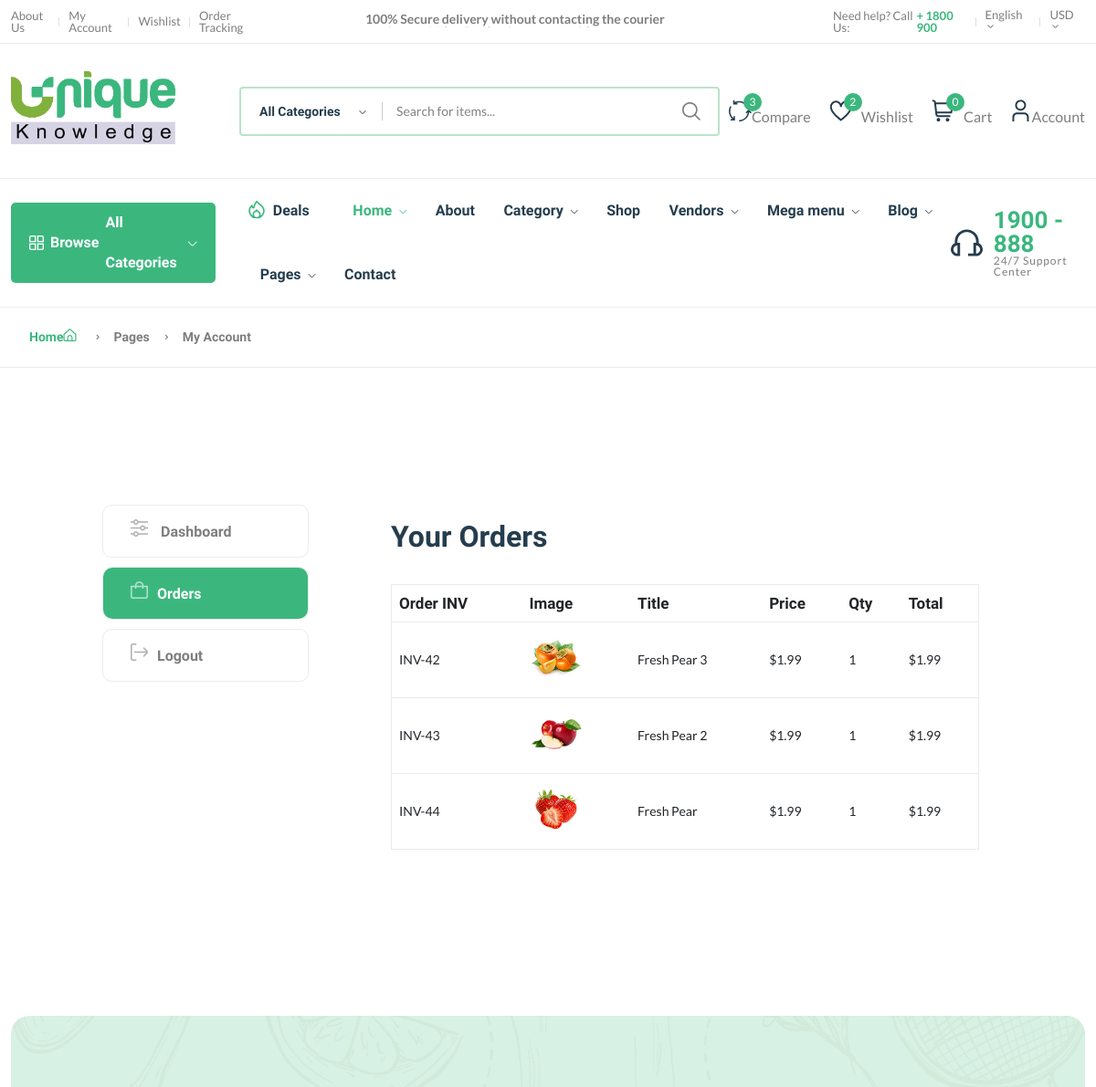
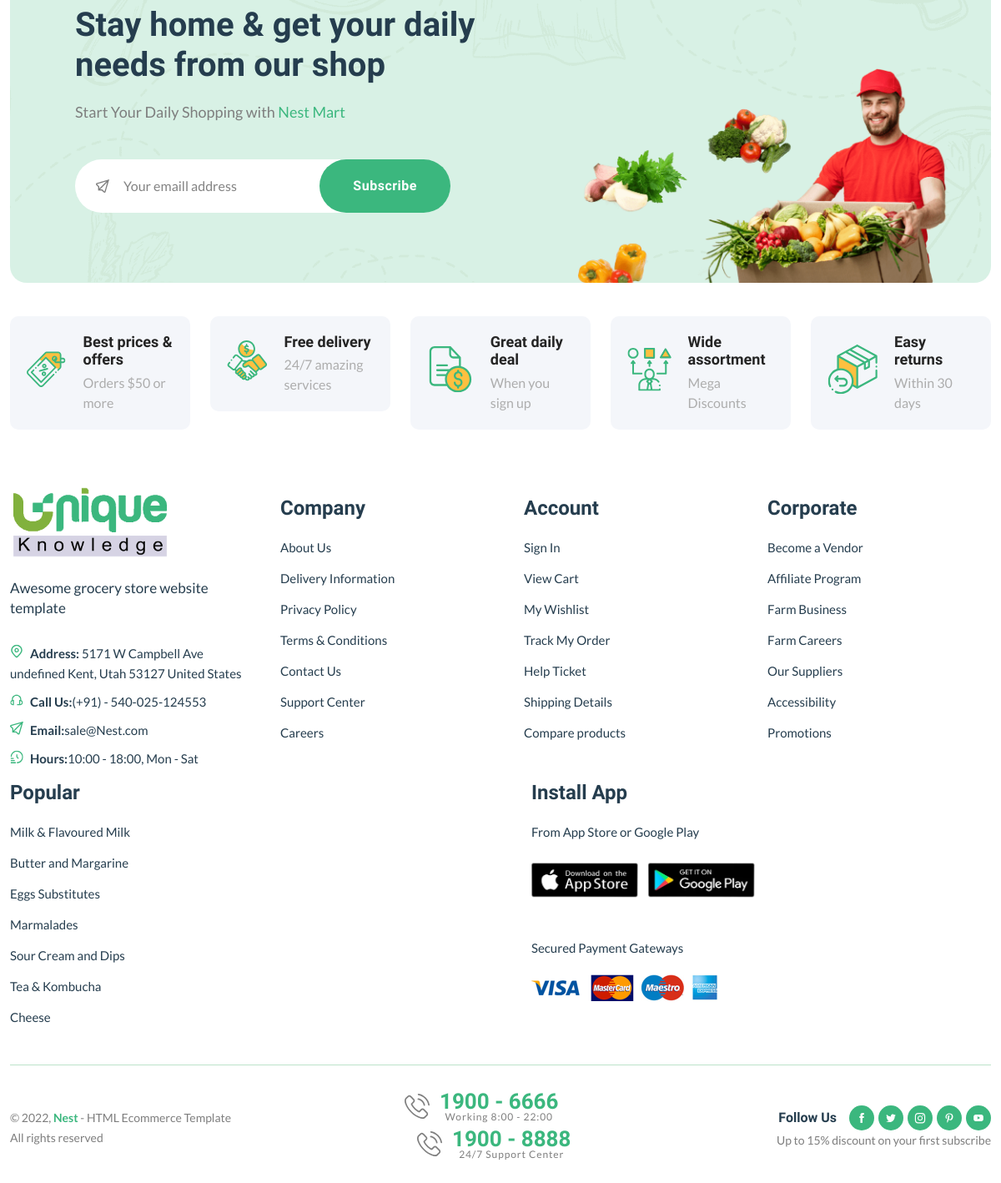
The page /dashboard/order/23 (signed in) on the database its author committed (2 pictures, top to bottom).
### core/models.py (models this page shows, shortened)
class CartOrderItems(models.Model):
    order = models.ForeignKey(CartOrder, on_delete=models.CASCADE)
    invoice_no = models.CharField(max_length=200)
    product_status = models.CharField(max_length=200)
    item = models.CharField(max_length=200)
    image = models.CharField(max_length=200)
    qty = models.IntegerField(default=0)
    price = models.DecimalField(max_digits=99999999999999, decimal_places=2, default="1.99")
    total = models.DecimalField(max_digits=99999999999999, decimal_places=2, default="1.99")
    class Meta:
        verbose_name_plural = "Cart Order Items"

### core/views.py (the view)
# urls.py: path("dashboard/order/<int:id>", order_detail, name="order-detail"),
def order_detail(request, id):
    order = CartOrder.objects.get(user=request.user, id=id)
    order_items = CartOrderItems.objects.filter(order=order)
    context = {
        "order_items": order_items,
    }
    return render(request, 'core/order-detail.html', context)

### core/context_processor.py (called while the page is built)
def default(request):
    categories = Category.objects.all()
    vendors = Vendor.objects.all()
    min_max_price = Product.objects.aggregate(Min("price"), Max("price"))
    try:
        wishlist = Wishlist.objects.filter(user=request.user)
    except:
        messages.warning(request, "You Need to login accessing your wishlist")
        wishlist = 0
    try:
        address = Address.objects.get(user=request.user)
    except:
        address = None
    return {
        'categories': categories,
        'wishlist': wishlist,
        'address': address,
        'vendors': vendors,
        'min_max_price': min_max_price,
    }

### templates/core/order-detail.html (shortened to what this page needs)
{% extends "partials/base.html" %} {% load static %} {% block content %}
<main class="main pages">
    <div class="page-header breadcrumb-wrap">
        <div class="container">
            <div class="breadcrumb">
                <a href="index.html" rel="nofollow"
                >Home<i class="fi-rs-home mr-5"></i
                ></a>
                <span></span> Pages <span></span> My Account
            </div>
        </div>
    </div>
    <div class="page-content pt-150 pb-150">
        <div class="container">
            <div class="row">
                <div class="col-lg-10 m-auto">
                    <div class="row">
                        <div class="col-md-3">
                            <div class="dashboard-menu">
                                <ul class="nav flex-column" role="tablist">
                                    <li class="nav-item">
                                        <a
                                                class="nav-link" href="{% url 'core:dashboard' %}"><i
                                                class="fi-rs-settings-sliders mr-10"></i>
                                            Dashboard</a
                                        >
                                    </li>
                                    <li class="nav-item ">
                                        <a
                                                class="nav-link active"
                                                id="orders-tab"
                                                data-bs-toggle="tab"
                                                href="#orders"
                                                role="tab"
                                                aria-controls="orders"
                                                aria-selected="false"
                                        ><i class="fi-rs-shopping-bag mr-10"></i>Orders</a
                                        >
                                    </li>
                                    <li class="nav-item">
                                        <a class="nav-link" href="{% url 'userauths:sign-out' %}"
                                        ><i class="fi-rs-sign-out mr-10"></i>Logout</a
                                        >
                                    </li>
                                </ul>
                            </div>
                        </div>
                        <div class="col-md-9">
                            <div class="tab-content account dashboard-content pl-50">
                                <div
                                        class="tab-pane fade active show"
                                        id="orders"
                                        role="tabpanel"
                                        aria-labelledby="orders-tab"
                                >
                                    <div class="card">
                                        <div class="card-header">
                                            <h3 class="mb-0">Your Orders</h3>
                                        </div>
                                        <div class="card-body">
                                            <div class="table-responsive">
                                                <table class="table">
                                                    <thead>
                                                    <tr>
                                                        <th>Order INV</th>
                                                        <th>Image</th>
                                                        <th>Title</th>
                                                        <th>Price</th>
                                                        <th>Qty</th>
                                                        <th>Total</th>
                                                    </tr>
                                                    </thead>
                                                    <tbody>
                                                    {% for o in order_items %}
                                                    <tr>
                                                        <td>INV-{{o.id}}</td>
                                                        <td>
                                                            <p><img src="{{ o.image }}"
                                                                    style="width: 60px; height: 60px; object-fit:cover"
                                                                    alt=""></p>
                                                        </td>
                                                        <td>{{o.item}}</td>
                                                        <td>${{o.price}}</td>
                                                        <td>{{o.qty}}</td>
                                                        <td>${{o.total}}</td>
                                                    </tr>
                                                    {% endfor %}
                                                    </tbody>
                                                </table>
                                            </div>
                                        </div>
                                    </div>
                                </div>
                            </div>
                        </div>
                    </div>
                </div>
            </div>
        </div>
    </div>
</main>
{% endblock content %}

### rows shown on the page
CartOrderItems: id "42", image (picture), item "Fresh Pear 3", price "1.99", qty "1", total "1.99"
CartOrderItems: id "43", image (picture), item "Fresh Pear 2", price "1.99", qty "1", total "1.99"
CartOrderItems: id "44", image (picture), item "Fresh Pear", price "1.99", qty "1", total "1.99"

### other values the page prints
{{ wishlist.count }} "2"
{{ request.session.cart_data_obj|length }} "0"
